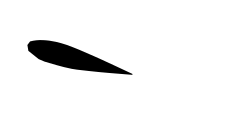
#> input picture bitmap667.png, 250 x 120 px
$ python test_improvements.py
#> lines starting #> are read from the running program, lines starting #| are printed output that depends on the picture; after the words box and inside, x2 and y2 are one past the last pixel; in counts of white or black regions, pixels touching at a corner belong together; long printed decimals are rounded
### model_lib.py
from typing import List, Tuple
import numpy as np
import matplotlib.pyplot as plt
from matplotlib import cm

def get_lattice_constants() -> Tuple[np.ndarray, np.ndarray, List[int], List[int], List[int]]:
    """
    This function returns the lattice constants that are used in the Lattice Boltzmann Method.

    Returns:
    - c: np.ndarray of shape (q, 2), where q is the number of lattice velocities.
         The array contains the lattice velocities.
    - t: np.ndarray of shape (q,), where q is the number of lattice weights.
         The array contains the lattice weights.
    - noslip: List of length q. It contains the indices of the opposite lattice velocities.
    - i1: List of indices for the unknown velocities on the right wall.
    - i2: List of indices for the unknown velocities in the vertical middle.
    - i3: List of indices for the unknown velocities on the left wall.
    """
    c = np.array([(x,y) for x in [0,-1,1] for y in [0,-1,1]]) # Lattice velocities.
    q = c.shape[0]

    t = 1./36. * np.ones(q)  # Lattice weights.
    norm_ci = np.array([np.linalg.norm(ci) for ci in c])
    t[norm_ci < 1.1] = 1./9.
    t[0] = 4./9.

    noslip = [int(np.where((c == -c[i]).all(axis=1))[0][0]) for i in range(q)]

    i1 = np.where(c[:, 0] < 0)[0].tolist()
    i2 = np.where(c[:, 0] == 0)[0].tolist()
    i3 = np.where(c[:, 0] > 0)[0].tolist()

    return c, t, noslip, i1, i2, i3


def get_y_wall_indices(c: np.ndarray):
    """Indices needed to apply free-slip / mirror BCs on y=0 and y=ny-1.

    Returns:
        cy_pos: lattice indices with c_y > 0  (unknown on the y=0 wall).
        cy_neg: lattice indices with c_y < 0  (unknown on the y=ny-1 wall).
        y_mirror: index map (cx, cy) -> (cx, -cy) for free-slip reflection.
    """
    q = c.shape[0]
    cy_pos = np.where(c[:, 1] > 0)[0].tolist()
    cy_neg = np.where(c[:, 1] < 0)[0].tolist()
    y_mirror = [int(np.where((c == c[i] * np.array([1, -1])).all(axis=1))[0][0])
                for i in range(q)]
    return cy_pos, cy_neg, y_mirror
def mps_to_lu(flow_speed: float, dx: float, dt: float = 1.0) -> float:
    """
    Converts a flow velocity from meters per second to lattice units.

    In the Lattice Boltzmann Method, the conversion from physical units to lattice units
    is given by: u_LU = u_physical * (dt / dx), where dt is the time step in seconds
    and dx is the lattice spacing in meters.

    Args:
    - flow_speed: float. Flow velocity in meters per second.
    - dx: float. Lattice spacing in meters.
    - dt: float. Time step in seconds (default=1.0 for unit time step).

    Returns:
    - flow_speed_lu: float. Flow velocity in lattice units.
    """
    # Correct conversion: lattice velocity = physical velocity * (dt / dx)
    flow_speed_lu = flow_speed * (dt / dx)

    return flow_speed_lu

def compute_density(fin: np.ndarray) -> np.ndarray:
    """
    Helper function to compute the density from the distribution function.

    Args:
    - fin: np.ndarray of shape (q, nx, ny), where q is the number of lattice velocities,
           and nx, ny are the number of lattice nodes in the x and y directions respectively.
           The array contains the distribution functions.

    Returns:
    - rho: np.ndarray of shape (nx, ny). The array contains the computed density at each node.
    """
    return np.sum(fin, axis=0)


def equilibrium_distribution(q: int, nx: int, ny: int, rho: np.ndarray, u: np.ndarray, c: np.ndarray, t: np.ndarray) -> np.ndarray:
    """
    Computes the equilibrium distribution function for the Lattice Boltzmann Method.

    This function implements the Maxwell-Boltzmann equilibrium distribution expanded
    to second order in the Mach number for the D2Q9 lattice.

    Args:
    - q: int. Number of lattice velocities (should be 9 for D2Q9).
    - nx: int. Number of grid points in x direction.
    - ny: int. Number of grid points in y direction.
    - rho: np.ndarray of shape (nx, ny). The density field.
    - u: np.ndarray of shape (2, nx, ny). The velocity field.
    - c: np.ndarray of shape (q, 2). Lattice velocity vectors.
    - t: np.ndarray of shape (q,). Lattice weights.

    Returns:
    - feq: np.ndarray of shape (q, nx, ny). Equilibrium distribution functions.
    """
    # Validate inputs
    assert u.shape[0] == 2, "Velocity field must have shape (2, nx, ny)"
    assert c.shape[0] == q, "Lattice velocities must have shape (q, 2)"
    assert t.shape[0] == q, "Lattice weights must have shape (q,)"

    # Compute dot product of lattice velocities with macroscopic velocity
    cu = 3.0 * np.dot(c, u.transpose(1, 0, 2))

    # Compute velocity magnitude squared
    usqr = 3.0/2.0 * (u[0]**2 + u[1]**2)

    # Initialize equilibrium distribution
    feq = np.zeros((q, nx, ny))

    # Compute equilibrium distribution for each lattice direction
    for i in range(q):
        feq[i, :, :] = rho * t[i] * (1.0 + cu[i] + 0.5*cu[i]**2 - usqr)

    return feq
import os

# [12 lines left out: function create_dir_if_not_exists, not called in this run]

def create_obstacle(shape: str, nx: int, ny: int, cx: int, cy: int, r: int, l: int = 0, w: int = 0) -> np.ndarray:
    """
    Creates an obstacle in the form of a numpy ndarray based on the specified shape.

    Parameters:
    -----------
    shape : str
        String representing the shape of the obstacle.
        Possible values: "circle", "rectangle", "square".
    nx : int
        Grid size in the x-direction.
    ny : int
        Grid size in the y-direction.
    cx : int
        x-coordinate of the center of the obstacle.
    cy : int
        y-coordinate of the center of the obstacle.
    r : int
        Radius of the obstacle (for "circle" shape).
    l : int
        Length of the obstacle (for "rectangle" shape).
    w : int
        Width of the obstacle (for "rectangle" and "square" shapes).

    Returns:
    --------
    numpy.ndarray
        Numpy array representing the obstacle.
    """

    if shape == "circle":
        obstacle = np.fromfunction(lambda x,y: (x-cx)**2+(y-cy)**2<r**2, (nx,ny))
    elif shape == "rectangle":
        obstacle = np.fromfunction(lambda x,y: (x>cx-l/2) & (x<cx+l/2) & (y>cy-w/2) & (y<cy+w/2), (nx,ny))
    elif shape == "square":
        obstacle = np.fromfunction(lambda x,y: (x>cx-l/2) & (x<cx+l/2) & (y>cy-w/2) & (y<cy+w/2), (nx,ny))
    else:
        raise ValueError(f"Invalid obstacle shape: {shape}")

    return obstacle


from PIL import Image

def load_mask(filename: str, scale: float = 1.0) -> np.ndarray:
    """
    Loads a binary mask from a PNG file and scales it by the given factor.

    Parameters:
    -----------
    filename : str
        Name of the PNG file to load.
    scale : float, optional
        Scaling factor for the mask (default is 1.0).

    Returns:
    --------
    numpy.ndarray
        Numpy array representing the binary mask.
    """
#> called with filename = './bitmap667.png', scale = 1

    # Load the PNG file using PIL.
    im = Image.open(filename).convert("L")
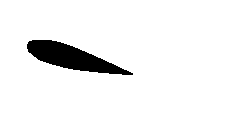
#> im: PIL image 250x120 L; 94.2% white; 1 black region, box (x1, y1, x2, y2) and area: (27, 40, 133, 75) 1750

    # Scale the image using PIL.
    size = tuple(int(dim * scale) for dim in im.size)
    im = im.resize(size)

    # Convert the PIL image to a numpy array.
    mask = np.array(im)

    # Convert the values to binary (0 or 1).
    mask = (mask > 0).astype(int)

    return np.logical_not(mask)


from scipy.ndimage import rotate

# [13 lines left out: function check_neighbors, not called in this run]
from scipy.ndimage import binary_erosion, generate_binary_structure

# [106 lines left out: functions smooth_corners, rotate_obstacle_mask, plot_velocity_pressure, not called in this run]

def setup_cylinder_obstacle_and_perturbation(q: int, rho: float, nx: int, ny: int, cx: float, cy: float, r: float, uLB: float, ly: float, c: np.ndarray, t: np.ndarray, epsilon: float = 1e-4) -> tuple:
    """
    Sets up the cylindrical obstacle and velocity inlet with perturbation for the Lattice Boltzmann Method.

    Args:
    - q: int. Number of lattice velocities (should be 9 for D2Q9).
    - rho: float. Initial density value.
    - nx: int. Number of lattice nodes in the x direction.
    - ny: int. Number of lattice nodes in the y direction.
    - cx: float. x-coordinate of the center of the cylinder.
    - cy: float. y-coordinate of the center of the cylinder.
    - r: float. Radius of the cylinder.
    - uLB: float. Magnitude of the inlet velocity in lattice units.
    - ly: float. Height of the domain in lattice units.
    - c: np.ndarray of shape (q, 2). Lattice velocity vectors.
    - t: np.ndarray of shape (q,). Lattice weights.
    - epsilon: float. Magnitude of the perturbation in the velocity inlet.

    Returns:
    - tuple: (fin, vel, obstacle) where:
        - fin: Distribution functions of shape (q, nx, ny)
        - vel: Velocity field of shape (2, nx, ny)
        - obstacle: Boolean obstacle mask of shape (nx, ny)
    """
    # Cylindrical (circular) obstacle.
    obstacle = create_obstacle("circle", nx, ny, int(cx), int(cy), int(r))

    # Set up velocity inlet with perturbation
    vel = np.fromfunction(lambda d, x, y: (1-d)*uLB*(1.0 + epsilon*np.sin(y/ly*2*np.pi)), (2, nx, ny))

    # Create uniform density field
    rho_field = rho * np.ones((nx, ny))

    # Compute the equilibrium distribution function
    feq = equilibrium_distribution(q, nx, ny, rho_field, vel, c, t)
    fin = feq.copy()

    return fin, vel, obstacle

# [15 lines left out: function sum_population, not called in this run]


def compute_fluid_flow(q: int, nx: int, ny: int, fin: np.ndarray, vel: np.ndarray, obstacle: np.ndarray, omega: float, t: np.ndarray, c: np.ndarray, i1: np.ndarray, i2: np.ndarray, i3: np.ndarray, noslip: np.ndarray, wall_mode: str = "free_slip") -> tuple:
    """
    Computes fluid flow using Lattice Boltzmann Method.

    Parameters:
    -----------
    q : int
        Number of lattice velocities (should be 9 for D2Q9).
    nx : int
        Number of lattice nodes in x direction.
    ny : int
        Number of lattice nodes in y direction.
    fin : numpy.ndarray
        Distribution functions of shape (q, nx, ny).
    vel : numpy.ndarray
        Velocity field of shape (2, nx, ny).
    obstacle : numpy.ndarray
        Boolean array marking obstacle locations of shape (nx, ny).
    omega : float
        Relaxation parameter (0 < omega < 2).
    t : numpy.ndarray
        Lattice weights of shape (q,).
    c : numpy.ndarray
        Lattice velocities of shape (q, 2).
    i1 : numpy.ndarray
        Indices for unknown velocities on the right wall.
    i2 : numpy.ndarray
        Indices for unknown velocities in the vertical middle.
    i3 : numpy.ndarray
        Indices for unknown velocities on the left wall.
    noslip : numpy.ndarray
        Indices for bounce-back boundary condition.

    Returns:
    --------
    tuple
        (fin, u, rho, feq, fout, pressure) - Updated distribution functions,
        velocity field, density field, equilibrium distributions,
        post-collision distributions, and pressure field.
    """

    # Input validation
    assert 0.0 < omega < 2.0, f"Relaxation parameter omega must be between 0 and 2, got {omega}"
    assert fin.shape == (q, nx, ny), f"Distribution function shape mismatch: expected ({q}, {nx}, {ny}), got {fin.shape}"
    assert vel.shape == (2, nx, ny), f"Velocity field shape mismatch: expected (2, {nx}, {ny}), got {vel.shape}"
    assert obstacle.shape == (nx, ny), f"Obstacle array shape mismatch: expected ({nx}, {ny}), got {obstacle.shape}"

    # Top/bottom (y=0, y=ny-1) wall BC. Default is free-slip (mirror in y).
    if wall_mode != "periodic":
        cy_pos, cy_neg, y_mirror = get_y_wall_indices(c)
        if wall_mode == "free_slip":
            for i in cy_pos:
                fin[i, :, 0] = fin[y_mirror[i], :, 0]
            for i in cy_neg:
                fin[i, :, -1] = fin[y_mirror[i], :, -1]
        elif wall_mode == "noslip":
            for i in cy_pos:
                fin[i, :, 0] = fin[noslip[i], :, 0]
            for i in cy_neg:
                fin[i, :, -1] = fin[noslip[i], :, -1]
        else:
            raise ValueError(f"Unknown wall_mode '{wall_mode}'")

    # Right wall: zero-gradient outflow on the unknown (c_x < 0) populations only.
    fin[i1, -1, :] = fin[i1, -2, :]

    # Macroscopic density and velocity (rho-floor avoids divide-by-zero in voids).
    rho = compute_density(fin)
    rho_safe = np.where(rho > 1e-8, rho, 1e-8)
    u = np.dot(c.transpose(), fin.transpose((1, 0, 2))) / rho_safe

    # Left wall: clamp to the prescribed inlet (vel is treated as immutable here).
    u[:, 0, :] = vel[:, 0, :]

    # Left wall density via Zou/He.
    denominator = 1.0 - u[0, 0, :]
    safe_denominator = np.where(np.abs(denominator) < 1e-10, 1e-10, denominator)
    rho[0, :] = (1.0 / safe_denominator) * (compute_density(fin[i2, 0, :]) + 2.0 * compute_density(fin[i1, 0, :]))

    # Equilibrium with the corrected (rho, u).
    feq = equilibrium_distribution(q, nx, ny, rho, u, c, t)

    # Zou/He inlet for the unknown (c_x > 0) populations:
    #   f_i = f_{opp(i)} + (f_i^eq - f_{opp(i)}^eq).
    for i_unknown in i3:
        i_known = noslip[i_unknown]
        fin[i_unknown, 0, :] = (fin[i_known, 0, :]
                                + feq[i_unknown, 0, :] - feq[i_known, 0, :])

    # BGK collision.
    fout = fin - omega * (fin - feq)

    # Halfway bounce-back at obstacle nodes (interior obstacle skips collision).
    for i in range(q):
        fout[i, obstacle] = fin[noslip[i], obstacle]

    # Streaming.
    for i in range(q):
        fin[i, :, :] = np.roll(np.roll(fout[i, :, :], c[i, 0], axis=0), c[i, 1], axis=1)

    # Lattice equation of state.
    rho = compute_density(fin)
    cs_squared = 1.0/3.0
    pressure = rho * cs_squared

    return fin, u, rho, feq, fout, pressure

def validate_lattice_boltzmann_properties(fin: np.ndarray, c: np.ndarray, t: np.ndarray, tolerance: float = 1e-10) -> dict:
    """
    Validates key mathematical properties of the Lattice Boltzmann Method.

    Parameters:
    -----------
    fin : np.ndarray
        Distribution functions of shape (q, nx, ny).
    c : np.ndarray
        Lattice velocities of shape (q, 2).
    t : np.ndarray
        Lattice weights of shape (q,).
    tolerance : float
        Numerical tolerance for validation checks.

    Returns:
    --------
    dict
        Dictionary containing validation results and computed properties.
    """
    results = {}

    # Check if weights sum to 1
    weight_sum = np.sum(t)
    results['weights_sum_to_one'] = np.abs(weight_sum - 1.0) < tolerance
    results['weight_sum'] = weight_sum

    # Check mass conservation (sum of distributions should equal density)
    rho = compute_density(fin)
    mass_conservation = np.allclose(np.sum(fin, axis=0), rho, rtol=tolerance)
    results['mass_conservation'] = mass_conservation

    # Check momentum conservation
    momentum = np.zeros((2, fin.shape[1], fin.shape[2]))
    for i in range(fin.shape[0]):
        momentum[0] += fin[i] * c[i, 0]
        momentum[1] += fin[i] * c[i, 1]

    results['momentum_field'] = momentum
    results['max_momentum_x'] = np.max(np.abs(momentum[0]))
    results['max_momentum_y'] = np.max(np.abs(momentum[1]))

    # Validate lattice structure (D2Q9)
    expected_velocities = np.array([
        [0, 0], [0, -1], [0, 1], [-1, 0], [-1, -1],
        [-1, 1], [1, 0], [1, -1], [1, 1]
    ])
    lattice_structure_valid = np.allclose(c, expected_velocities)
    results['lattice_structure_valid'] = lattice_structure_valid

    return results


def check_stability_conditions(u: np.ndarray, omega: float, Ma_max: float = 0.1) -> dict:
    """
    Checks stability conditions for the Lattice Boltzmann simulation.

    Parameters:
    -----------
    u : np.ndarray
        Velocity field of shape (2, nx, ny).
    omega : float
        Relaxation parameter.
    Ma_max : float
        Maximum allowed Mach number for stability.

    Returns:
    --------
    dict
        Dictionary containing stability analysis results.
    """
    results = {}

    # Check Mach number (velocity should be much less than sound speed)
    cs = 1.0 / np.sqrt(3.0)  # Sound speed in lattice units for D2Q9
    velocity_magnitude = np.sqrt(u[0]**2 + u[1]**2)
    mach_number = velocity_magnitude / cs
    max_mach = np.max(mach_number)

    results['max_mach_number'] = max_mach
    results['mach_stable'] = max_mach < Ma_max
    results['sound_speed'] = cs

    # Check relaxation parameter stability (should be between 0 and 2)
    results['omega'] = omega
    results['omega_stable'] = 0.0 < omega < 2.0

    # Compute Reynolds number based on maximum velocity
    if np.max(velocity_magnitude) > 0:
        nu = (1.0/omega - 0.5) / 3.0  # Kinematic viscosity in lattice units
        # Estimate characteristic length (could be improved with actual obstacle size)
        L_char = np.sqrt(u.shape[1] * u.shape[2]) / 10.0  # Rough estimate
        Re_estimate = np.max(velocity_magnitude) * L_char / nu
        results['estimated_reynolds'] = Re_estimate
        results['kinematic_viscosity'] = nu

    return results
    """
    Plots the velocity field at a given time step and saves the image to a specified directory.

    Args:
        velocity (numpy.ndarray): The velocity field.
        time (int): The time step of the simulation.
        directory (str): The directory where the image should be saved.
        fig (matplotlib.figure.Figure): The matplotlib figure object.
        ax (matplotlib.axes.Axes): The matplotlib axes object.
        colormap (str, optional): The colormap to use. Defaults to 'jet'.
        dpi (int, optional): The dots per inch for the saved image. Defaults to 80.
    """

    ax.clear()
    img = ax.imshow(np.sqrt(velocity[0] ** 2 + velocity[1] ** 2).T, cmap=colormap,vmin=vmin,vmax=vmax)
    ax.set_title('Velocity field (Lattice units)\nTime step: {}'.format(time))
    ax.set_xlabel('X-axis')
    ax.set_ylabel('Y-axis')

    # fig.colorbar(img, ax=ax, orientation='vertical', label='Velocity Magnitude (Lattice units)')
    plt.tight_layout()

    output_image = f"{directory}vel_pressure.{time/100:.4f}.png"
    plt.savefig(output_image, dpi=dpi)

### test_improvements.py
#!/usr/bin/env python3
"""
Test and demonstration script for the improved Fluid Image Boundary Simulation.

This script demonstrates the mathematical corrections and improvements made to the
Lattice Boltzmann Method implementation.
"""

import model_lib as ml
import numpy as np
import matplotlib.pyplot as plt
import os

def run_demonstration():
    """Run a demonstration of the improved simulation."""

    print("=" * 60)
    print("FLUID IMAGE BOUNDARY SIMULATION - IMPROVED VERSION")
    print("=" * 60)

    # Load obstacle mask
    print("\n1. Loading obstacle mask...")
    obstacle_mask = ml.load_mask('./bitmap667.png', 1).transpose()
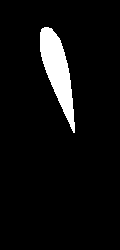
#> obstacle_mask: shape (250, 120) bool; 5.8% white; 1 white region, box (x1, y1, x2, y2) and area: (40, 27, 75, 133) 1750
    print(f"   Obstacle mask shape: {obstacle_mask.shape}")
#|    Obstacle mask shape: (250, 120)

    # Set up simulation parameters
    print("\n2. Setting up simulation parameters...")
    nx, ny = obstacle_mask.shape
    ly = ny - 1.0
    q = 9  # D2Q9 lattice

    # Physical parameters
    Re = 300.0  # Reynolds number
    flow_speed_physical = 0.05  # m/s

    # Lattice parameters
    cx, cy, r = nx/4, ny/2, ny/9
    dx = ly / (ny - 1)  # Physical spacing

    # Corrected units conversion
    uLB = ml.mps_to_lu(flow_speed_physical, dx, dt=1.0)
    nu_lb = uLB * r / Re
    omega = 1.0 / (3.0 * nu_lb + 0.5)
    rho = 1.0

    print(f"   Domain size: {nx} x {ny}")
#|    Domain size: 250 x 120
    print(f"   Reynolds number: {Re}")
    print(f"   Physical velocity: {flow_speed_physical} m/s")
    print(f"   Lattice velocity: {uLB:.6f} LU")
#|    Lattice velocity: 0.05 LU
    print(f"   Relaxation parameter: {omega:.6f}")
#|    Relaxation parameter: 1.974
    print(f"   Kinematic viscosity: {nu_lb:.6f} LU")
#|    Kinematic viscosity: 0.002222 LU

    # Get lattice constants
    print("\n3. Validating lattice constants...")
    c, t, noslip, i1, i2, i3 = ml.get_lattice_constants()

    # Validate lattice properties
    validation = ml.validate_lattice_boltzmann_properties(
        np.ones((q, nx, ny)), c, t)

    print(f"   Lattice weights sum to 1: {validation['weights_sum_to_one']}")
#|    Lattice weights sum to 1: True
    print(f"   Lattice structure valid: {validation['lattice_structure_valid']}")
#|    Lattice structure valid: True

    # Set up initial conditions
    print("\n4. Setting up initial conditions...")
    fin, vel, obstacle = ml.setup_cylinder_obstacle_and_perturbation(
        q, rho, nx, ny, cx, cy, r, uLB, ly, c, t, epsilon=1e-4)

    print(f"   Initial distribution shape: {fin.shape}")
#|    Initial distribution shape: (9, 250, 120)
    print(f"   Velocity field shape: {vel.shape}")
#|    Velocity field shape: (2, 250, 120)
    print(f"   Obstacle shape: {obstacle.shape}")
#|    Obstacle shape: (250, 120)

    # Run simulation for a few steps and analyze
    print("\n5. Running simulation and stability analysis...")
    max_iter = 10

    for time_step in range(max_iter):
        # Compute fluid flow
        fin, u, rho, feq, fout, pressure = ml.compute_fluid_flow(
            q, nx, ny, fin, vel, obstacle_mask, omega, t, c, i1, i2, i3, noslip)

        # Check stability
        stability = ml.check_stability_conditions(u, omega, Ma_max=0.1)

        # Calculate diagnostics
        vel_mag = np.sqrt(u[0]**2 + u[1]**2)
        max_vel = np.max(vel_mag)
        max_pressure = np.max(pressure)
        min_pressure = np.min(pressure)

        if time_step % 2 == 0:
            print(f"   Step {time_step:2d}: "
                  f"Max vel = {max_vel:.6f}, "
                  f"Pressure range = [{min_pressure:.6f}, {max_pressure:.6f}], "
                  f"Mach = {stability['max_mach_number']:.6f}")
#> this loop made 10 passes
#> (max_mach in check_stability_conditions, Re_estimate in check_stability_conditions, max_vel, max_pressure, min_pressure) on passes 1 to 8: (0.0866, 389.8, 0.05, 0.35, 0.319), (0.0866, 389.8, 0.05, 0.374, 0.309), (0.105, 473.5, 0.0608, 0.367, 0.313), (0.117, 527.5, 0.0677, 0.369, 0.313), (0.111, 498.2, 0.0639, 0.371, 0.313), (0.108, 487.3, 0.0625, 0.369, 0.317), (0.113, 508.3, 0.0652, 0.367, 0.315), (0.115, 517.4, 0.0664, 0.363, 0.315)
#> (printed output is left out)
#> pass 1, in run_demonstration, `fin, u, rho, feq, fout, pressure = ml.compute_fluid_flow( q, nx, ny, f..`:
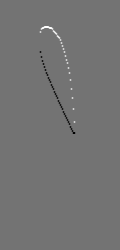
#> rho: shape (250, 120) float64; min 0.958, max 1.05, mean 1; drawn with min black and max white

    # Final stability check
    print(f"\n6. Final stability analysis:")
    print(f"   Maximum Mach number: {stability['max_mach_number']:.6f}")
#|    Maximum Mach number: 0.1232
    print(f"   Stable Mach number: {stability['mach_stable']}")
#|    Stable Mach number: False
#> (the rest of the program and of its run is left out)
